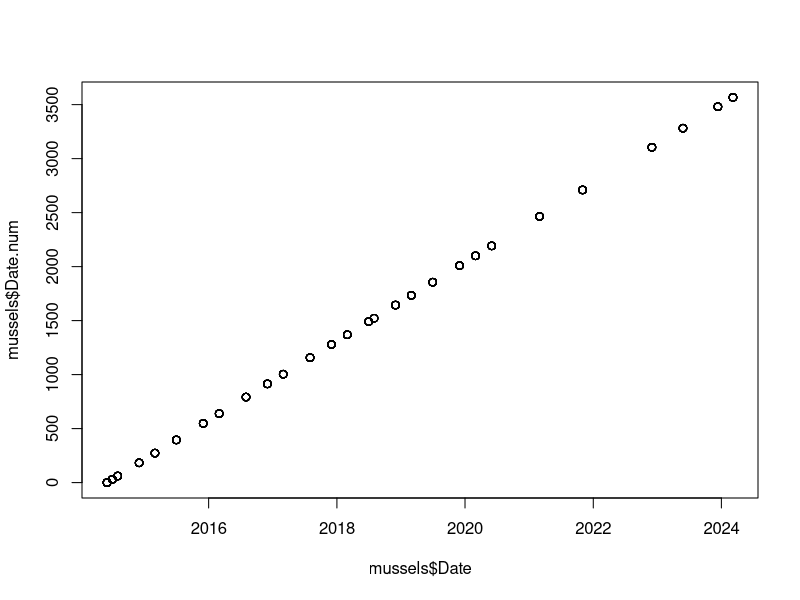
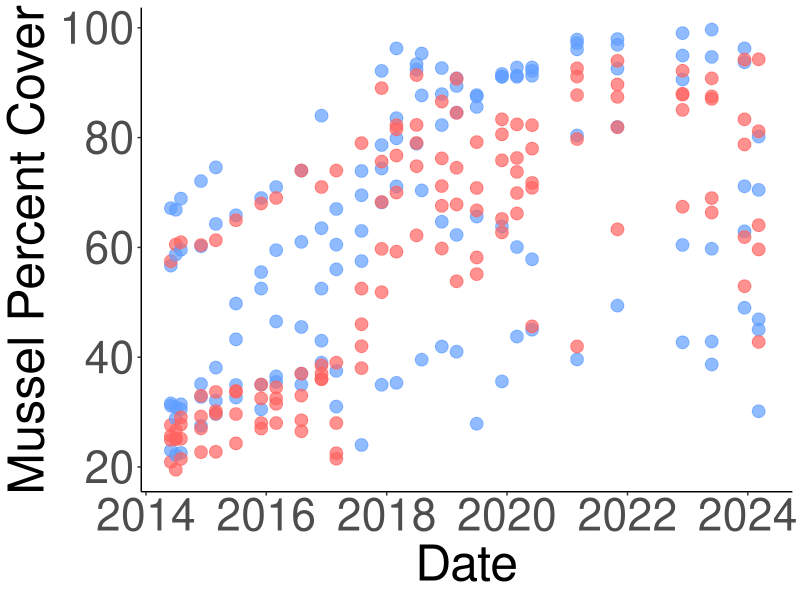
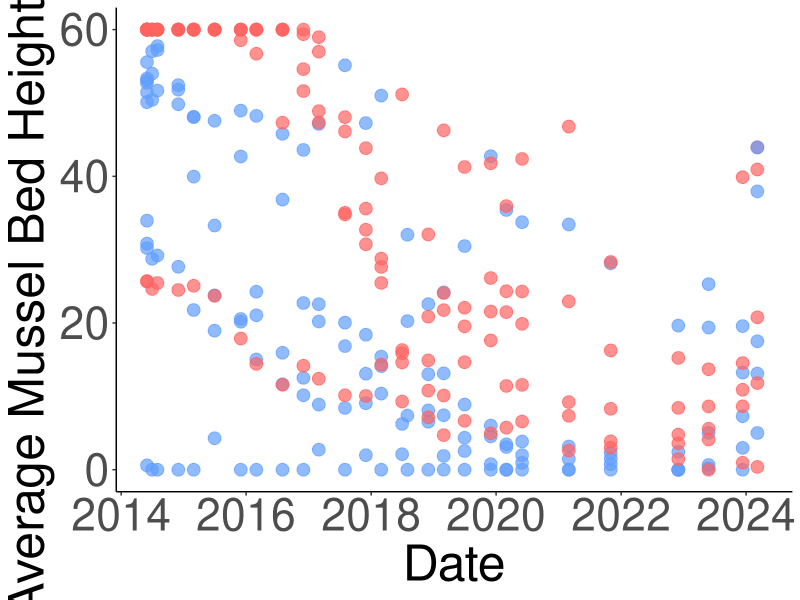
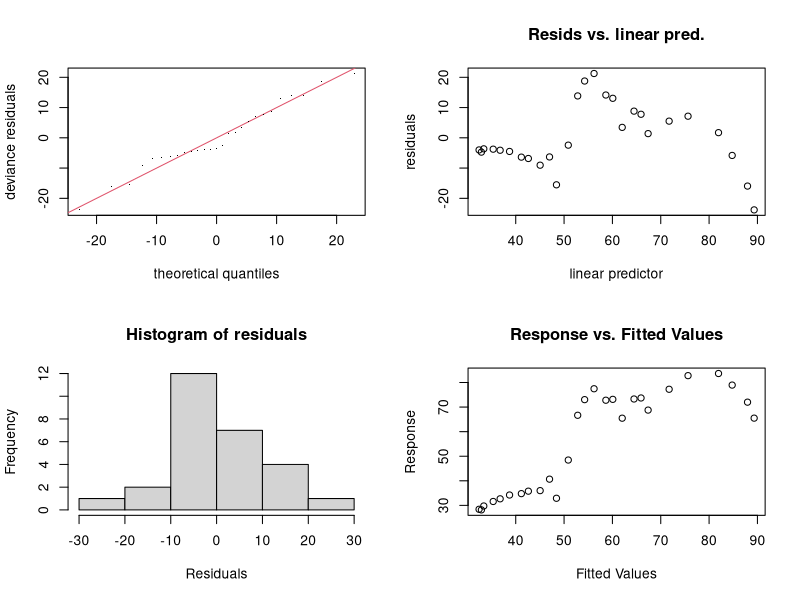
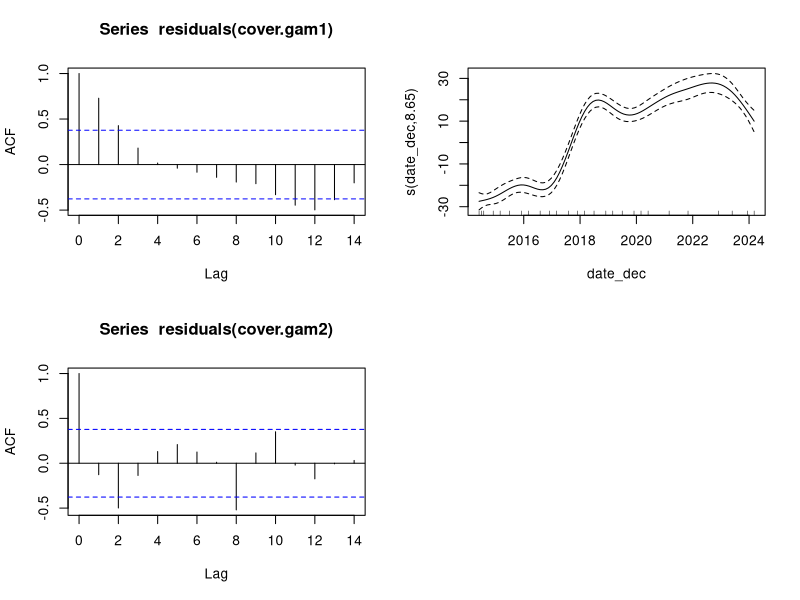
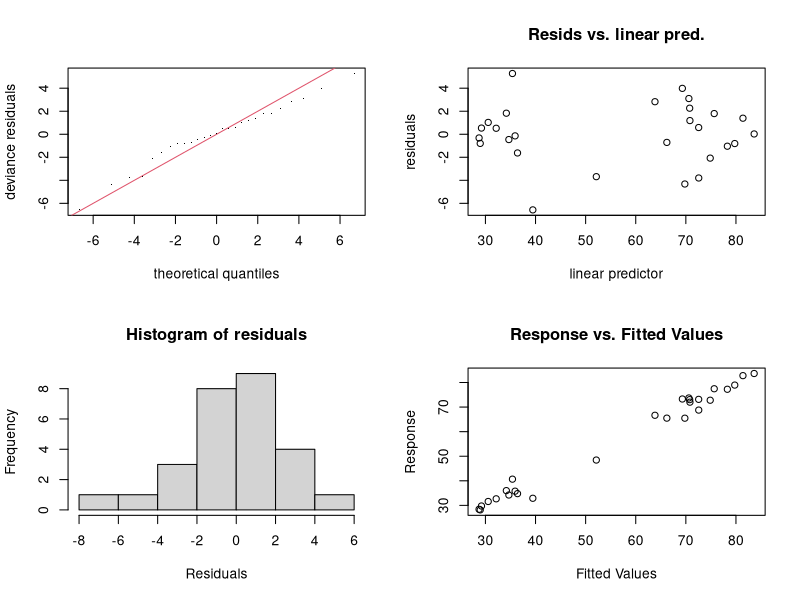
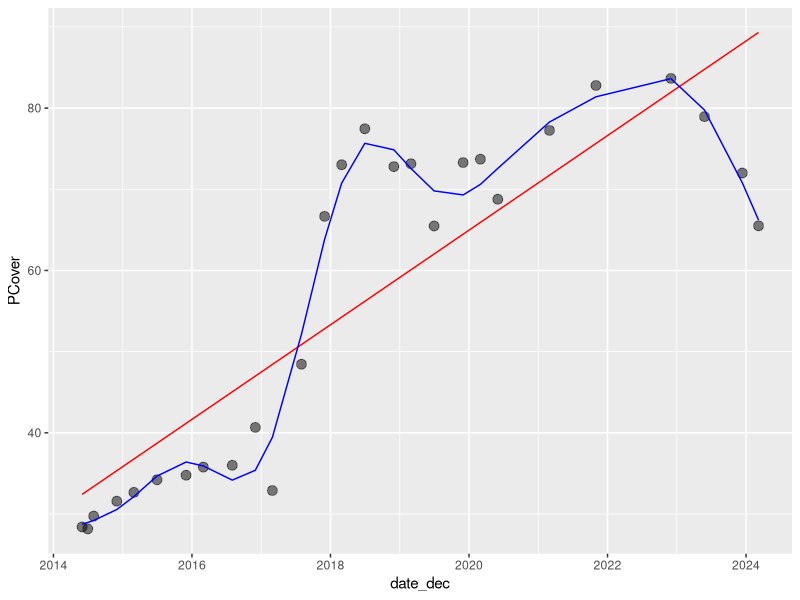
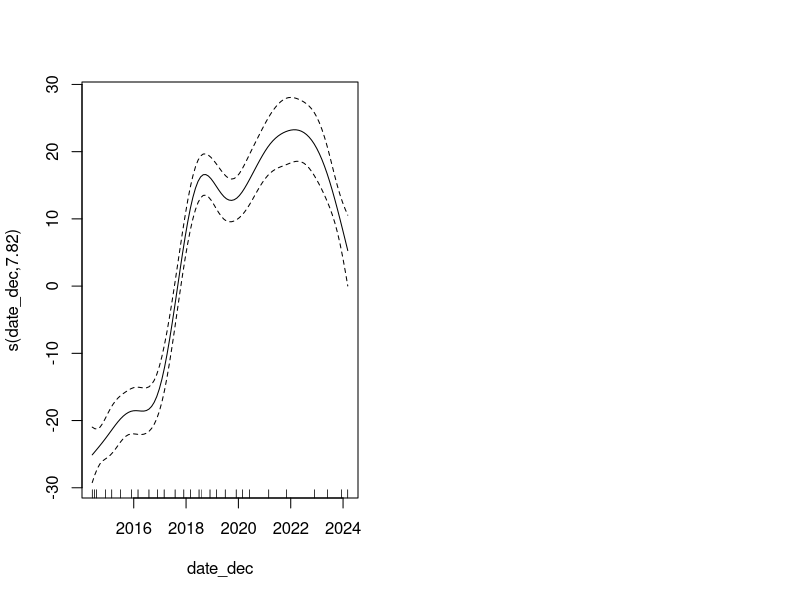

The R source for these figures, in order: (Note: this script raises an error after producing the figures.)
## ---- chunk 1
library(here)
library(tidyverse)
library(lubridate)
library(mgcv)

## ---- chunk 2
mussels <- read.csv(here("Data", "mussel_data.csv"))
## ---- chunk 3
# goes through the columns with the measurements every 10cm and if there is an NA it will be replaced with the value 60
cols <- c("M1..0", "M2..10", "M3..20", "M4..30", "M5..40", "M6..50", "M7..60", "M8..70", "M9..80")
mussels <- mussels %>% mutate(across(cols, ~ replace(., is.na(.), 60)))
## ---- chunk 4
#take the new average of the values in the individual measurement columns (columns 6 through 14) and store them in Avg.Height
mussels$Avg.Height <- rowMeans(mussels[ , c(6:14)], na.rm = TRUE)
## ---- chunk 5
# Change name of 4th and 5th columns of mussels
names(mussels)[4] <- "Area"
names(mussels)[5] <- "PCover"
## ---- chunk 6
# since I already calculated the Avg.Height for each plot, I'm getting rid of the columns with the 9 measurements per plot because we won't use them
mussels <- mussels %>% select(Date, Plot, Site, Area, PCover, Avg.Height)
## ---- chunk 7
mussels$Avg.Height <- as.numeric(mussels$Avg.Height)
## ---- chunk 8
mussels$Date <- dplyr::recode(mussels$Date, "Aug-14" = "2014/08/01", "Aug-16" = "2016/08/01", "Aug-17" = "2017/08/01", "Aug-18" = "2018/08/01", "Dec-14" = "2014/12/01", "Dec-15" = "2015/12/01", "Dec-16" = "2016/12/01", "Dec-17" = "2017/12/01", "Dec-18" = "2018/12/01", "Dec-19" = "2019/12/01", "Jul-14" = "2014/07/01", "Jul-15" = "2015/07/01", "Jul-18" = "2018/07/01", "Jul-19" = "2019/07/01", "Jun-14" = "2014/06/01", "Jun-20" = "2020/06/01", "Mar-15" = "2015/03/01", "Mar-16" = "2016/03/01", "Mar-17" = "2017/03/01", "Mar-18" = "2018/03/01", "Mar-19" = "2019/03/01", "Mar-20" = "2020/03/01", "Mar-21" = "2021/03/01", "Nov-21" = "2021/11/01", "Dec-22" = "2022/12/01", "May-23" = "2023/05/27", "Dec-23" = "2023/12/12", "Mar-24" = "2024/03/07")
## ---- chunk 9
mussels$Date <- as.Date(mussels$Date, "%Y/%m/%d")
## ---- chunk 10
mussels$Year <- year(mussels$Date)
## ---- chunk 11
mussels[,"WholePlot"] <- NA 
mussels$WholePlot <- str_sub(mussels$Plot, 1, nchar(mussels$Plot)-1) #gets rid of last character, which should be the letter
mussels$WholePlot <- as.numeric(mussels$WholePlot) #was in character, make it numeric
## ---- chunk 12
mussels$Site <- as.factor(mussels$Site)
mussels$Plot <- as.factor(mussels$Plot)
mussels$WholePlot <- as.factor(mussels$WholePlot)
## ---- chunk 13
mussels <- mussels %>% mutate(Date.num = as.numeric(Date - as.Date("2014-06-01"))) 
plot(mussels$Date, mussels$Date.num) #plotting to make sure it worked
## ---- chunk 14
mussels_wholeplot <- mussels %>% group_by(Date, Site, WholePlot, Date.num, Year) %>% summarize(PCover = mean(PCover))
## ---- chunk 15
#subsets out the last character in the "Plot" string, which should always be the plot letter (A or B) and stores it in new column
mussels$Letter <-  str_sub(mussels$Plot, -1)

# only keeping the B plots and plots 4A and 8A
mussels_B <- mussels %>% filter((Letter %in% "B") | (WholePlot == 4) | (WholePlot == 8))
## ---- chunk 16
group.colors <- c(West = "#ff6361", East = "#619eff")
## ---- chunk 17
FigS1A <- mussels_wholeplot %>% 
  ggplot(mapping=aes(x = Date, y = PCover, color = Site)) + 
      labs (x = "Date", y = "Mussel Percent Cover") + 
      theme(panel.background = element_blank(), 
          axis.line = element_line (colour = "black"), 
          axis.text = element_text(size = 32),
                axis.text.x = element_text(angle = 0, hjust = 0.5),
          axis.title = element_text(size = 36),
          legend.position = "none") + 
      geom_point(size=4,alpha = 0.7) + 
      scale_x_date(limits = as.Date(c("2014-06-01", "2024-04-01"))) +
  scale_color_manual(values=group.colors) +
  scale_fill_manual(values=group.colors)

FigS1A

#ggsave(here("Figures", "figS1A.png", height=3, width=3,scale = 3))
## ---- chunk 18
FigS1B <- mussels_B %>% 
  ggplot(mapping=aes(x = Date, y = Avg.Height, color = Site)) + 
      labs (x = "Date", y = "Average Mussel Bed Height (cm)") + 
      theme(panel.background = element_blank(), 
          axis.line = element_line (colour = "black"), 
          axis.text = element_text(size = 32),
                axis.text.x = element_text(angle = 0, hjust = 0.5),
          axis.title = element_text(size = 36),
          legend.position = "none") + 
      geom_point (size = 4, alpha = 0.7) + 
    scale_x_date(limits = as.Date(c("2014-06-01", "2024-04-01"))) +
  scale_color_manual(values=group.colors) +
  scale_fill_manual(values=group.colors)

FigS1B

#ggsave("Figures", "figS1B.png", height=3, width=3,scale = 3))
## ---- chunk 19
mussel_cover_avg <- mussels %>% group_by(Date, Site) %>% summarize(PCover = mean(PCover))
mussel_height_avg <- mussels_B %>% group_by(Date, Site) %>% summarize(Avg.Height = mean(Avg.Height), na.rm = TRUE)
## ---- chunk 20
mussel_cover_avg <- mussel_cover_avg %>% mutate(date_dec = decimal_date(Date))
mussel_cover_avg
## ---- chunk 21
#practice with one subset of the data first
mussel_cover_avg_sub <- mussel_cover_avg %>% filter(Site == "West")
## ---- chunk 22
## Linear
cover.gam1 <- gam(PCover ~ date_dec, data = mussel_cover_avg_sub)
summary(cover.gam1)

par(mfrow = c(2, 2))
gam.check(cover.gam1) # residuals exhibit curvilinear trend
fitted(cover.gam1)
acf(residuals(cover.gam1)) 
## ---- chunk 23
## Wiggly
cover.gam2 <- gam(PCover ~ s(date_dec), data = mussel_cover_avg_sub) #the s() function makes it a smoothed (non-linear) term
summary(cover.gam2) #R squared increased a lot
plot(cover.gam2) # "The mgcv package also includes a default plot() function to look at the smooths"

acf(residuals(cover.gam2)) 
par(mfrow = c(2,2))
gam.check(cover.gam2)
k.check(cover.gam2)
## ---- chunk 24
## Compare models - "Generally, the smaller the AIC, the “better” is the predictive performance of the model."
# Here we ask whether adding a smooth function to the linear model improves the fit of the model to our dataset.

AIC(cover.gam1, cover.gam2) # lower AIC = better performing model --> gam2 (with smoothed term) is better

#"Here, the AIC of the smooth GAM is lower, which indicates that adding a smoothing function improves model performance. Linearity is therefore not supported by our data."
## ---- chunk 25
#"when we compare the fit of the linear (red) and non-linear (blue) models, it is clear that the blue one is more appropriate for our dataset"
mussel_cover_avg_sub %>% 
  ggplot(aes(date_dec, PCover)) + 
  geom_point(size = 3, alpha = 0.5) + 
  geom_line(aes(y = fitted(cover.gam1)), color = "red") + 
  geom_line(aes(y = fitted(cover.gam2)), color = "blue")
## ---- chunk 26
mussel_cover_avg <- mussel_cover_avg %>% mutate(Site = as.factor(Site))
mussel_cover_avg
## ---- chunk 27
## Trying with no interaction between date and site
cover.gam1 <- gam(PCover ~ s(date_dec) + Site, data = mussel_cover_avg, method = "ML")
gam1_summary <- summary(cover.gam1)
gam1_summary$p.table
gam1_summary$s.table
par(mfrow = c(1, 2))
plot(cover.gam1, all.terms = TRUE)
acf(residuals(cover.gam1)) 
## ---- chunk 28
# USING THIS MODEL (see AIC below)
## With interaction between date and site
# https://r.qcbs.ca/workshop08/book-en/gam-with-interaction-terms.html

cover.gam2 <- gam(PCover ~ s(date_dec, by = Site) + Site, data = mussel_cover_avg, method = "ML") # this is default, thin plate regression spline
gam2_summary <- summary(cover.gam2)
gam2_summary$p.table
gam2_summary$s.table
par(mfrow = c(2, 2))
plot(cover.gam2, all.terms = TRUE) # the first two plots show the interaction effect of the date smooth and each level of the Site factor variable.
acf(residuals(cover.gam2)) 
## ---- chunk 29
## Check gam
par(mfrow = c(2, 2))
gam.check(cover.gam2)
## ---- chunk 30
## Compare models
AIC(cover.gam1, cover.gam2) #gam 1 has no interaction, gam 2 has interaction. This shows that including the interaction between date and site improves the model's performance

#overall, we're keeping GAM over LM, with the smoothed term (date) and with the date*site interaction (cover.gam2)
## ---- chunk 31
x_range <- range(mussel_cover_avg$date_dec)
x_new <- seq(from = x_range[1], to = x_range[2], by = 0.1)
x_new

site_levels <- unique(mussel_cover_avg$Site)
## ---- chunk 32
# Make the prediction dataframe
cover_pred <- expand.grid(x_new, site_levels) %>% 
  as_tibble() %>% 
  rename(date_dec = Var1, Site = Var2)
head(cover_pred)
## ---- chunk 33
# Predictions given the model
y_pred <- predict(cover.gam2, cover_pred, se.fit = TRUE)
y_pred
## ---- chunk 34
# 95% CI assuming normal distribution
upr <- y_pred$fit + (2 * y_pred$se.fit) 
lwr <- y_pred$fit - (2 * y_pred$se.fit)

cover_pred <- cover_pred %>%
  mutate(PCover = y_pred$fit, 
         upper = upr, 
         lower = lwr)
## ---- chunk 35
## Final plot with model output
Fig2A <- mussel_cover_avg %>% 
  ggplot(aes(date_dec, PCover, color = Site, fill = Site)) + 
  geom_ribbon(data = cover_pred, aes(ymin = lower, ymax = upper, 
                                 fill = Site, color = NULL), alpha = 0.5) + 
  geom_line(data = cover_pred, size =0.75) + 
  geom_point(size = 5, alpha = 0.7, pch = 21, color = "black") +
  theme_minimal() + 
  theme(panel.background = element_blank(), 
        axis.line = element_line (colour = "black"), 
        axis.text.y = element_text(size = 25),
        axis.text.x = element_text(angle = 0, hjust = 0.5, size=25),
        axis.title.y = element_text(size = 25),
        axis.title.x = element_text(size = 25),
        legend.position = "none") +
  scale_y_continuous(limits = c(10, 100)) + 
  labs(x = "Date", y = "Mussel Percent Cover") +
  scale_color_manual(values=group.colors) +
  scale_fill_manual(values=group.colors) 

Fig2A
#ggsave(here("Figures", "Fig2A.png", height=3, width=3, scale=3))
## ---- chunk 36
mussel_height_avg <- mussel_height_avg %>% mutate(date_dec = decimal_date(Date))
mussel_height_avg
## ---- chunk 37
#practice with one subset of the data first
mussel_height_avg_sub <- mussel_height_avg %>% filter(Site == "West")
## ---- chunk 38
## Linear
height.gam1 <- gam(Avg.Height ~ date_dec, data = mussel_height_avg_sub)
summary(height.gam1)

par(mfrow = c(2, 2))
gam.check(height.gam1) # residuals exhibit curvilinear trend
fitted(height.gam1)
acf(residuals(height.gam1)) 
## ---- chunk 39
## Wiggly
height.gam2 <- gam(Avg.Height ~ s(date_dec), data = mussel_height_avg_sub) #the s() function makes it a smoothed (non-linear) term
summary(height.gam2) #R squared increased a lot
plot(height.gam2) # "The mgcv package also includes a default plot() function to look at the smooths"

acf(residuals(height.gam2)) 
par(mfrow = c(2,2))
gam.check(height.gam2)
k.check(height.gam2)
## ---- chunk 40
## Compare models - "Generally, the smaller the AIC, the “better” is the predictive performance of the model."
# Here we ask whether adding a smooth function to the linear model improves the fit of the model to our dataset.

AIC(height.gam1, height.gam2) # lower AIC = better performing model --> gam2 (with smoothed term) is better

#"Here, the AIC of the smooth GAM is lower, which indicates that adding a smoothing function improves model performance. Linearity is therefore not supported by our data."
## ---- chunk 41
#"when we compare the fit of the linear (red) and non-linear (blue) models, it is clear that the blue one is more appropriate for our dataset"
mussel_height_avg_sub %>% 
  ggplot(aes(date_dec, Avg.Height)) + 
  geom_point(size = 3, alpha = 0.5) + 
  geom_line(aes(y = fitted(height.gam1)), color = "red") + 
  geom_line(aes(y = fitted(height.gam2)), color = "blue")
## ---- chunk 42
mussel_height_avg <- mussel_height_avg %>% mutate(Site = as.factor(Site))
mussel_height_avg
## ---- chunk 43
## Trying with no interaction between date and site
height.gam1 <- gam(Avg.Height ~ s(date_dec) + Site, data = mussel_height_avg, method = "ML")
gam1_summary <- summary(height.gam1)
gam1_summary$p.table
gam1_summary$s.table
par(mfrow = c(1, 2))
plot(height.gam1, all.terms = TRUE)
acf(residuals(height.gam1)) 
## ---- chunk 44
# USING THIS MODEL (see AIC below)
## With interaction between date and site
# https://r.qcbs.ca/workshop08/book-en/gam-with-interaction-terms.html

height.gam2 <- gam(Avg.Height ~ s(date_dec, by = Site) + Site, data = mussel_height_avg, method = "ML") # this is default, thin plate regression spline
gam2_summary <- summary(height.gam2)
gam2_summary$p.table
gam2_summary$s.table
par(mfrow = c(2, 2))
plot(height.gam2, all.terms = TRUE) # the first two plots show the interaction effect of the date smooth and each level of the Site factor variable.
acf(residuals(height.gam2)) 
## ---- chunk 45
## Check gam
par(mfrow = c(2, 2))
gam.check(height.gam2)
## ---- chunk 46
## Compare models
AIC(height.gam1, height.gam2) #gam 1 has no interaction, gam 2 has interaction. This shows that including the interaction between date and site improves the model's performance

#overall, we're keeping GAM over LM, with the smoothed term (date) and with the date*site interaction (height.gam2)
## ---- chunk 47
height.x_range <- range(mussel_height_avg$date_dec)
height.x_new <- seq(from = height.x_range[1], to = height.x_range[2], by = 0.1)
height.x_new

height.site_levels <- unique(mussel_height_avg$Site)
## ---- chunk 48
# Make the prediction dataframe
height_pred <- expand.grid(height.x_new, height.site_levels) %>% 
  as_tibble() %>% 
  rename(date_dec = Var1, Site = Var2)
head(height_pred)
## ---- chunk 49
# Predictions given the model
height.y_pred <- predict(height.gam2, height_pred, se.fit = TRUE)
height.y_pred
## ---- chunk 50
# 95% CI assuming normal distribution
height.upr <- height.y_pred$fit + (2 * height.y_pred$se.fit) 
height.lwr <- height.y_pred$fit - (2 * height.y_pred$se.fit)

height_pred <- height_pred %>%
  mutate(Avg.Height = height.y_pred$fit, 
         upper = height.upr, 
         lower = height.lwr)
## ---- chunk 51
## Final plot with model output
Fig2B <- mussel_height_avg %>% 
  ggplot(aes(date_dec, Avg.Height, color = Site, fill = Site)) + 
  geom_ribbon(data = height_pred, aes(ymin = height.lwr, ymax = height.upr, 
                                 fill = Site, color = NULL), alpha = 0.5) + 
  geom_line(data = height_pred) + 
  geom_point(size = 5, alpha = 0.7, pch = 21, color = "black") +
  theme_minimal() + 
  theme(panel.background = element_blank(), 
        axis.line = element_line (colour = "black"), 
        axis.text.x = element_text(angle = 0, hjust = 0.5),
        axis.text = element_text(size = 25),
        axis.title = element_text(size = 25),
        legend.position="none") +
  labs(x = "Date", y = "Mussel Bed Height (cm)") +  
  scale_color_manual(values=group.colors) +
  scale_fill_manual(values=group.colors)

Fig2B

#ggsave(here("Figures", "Fig2B.png", height=3, width=3, scale=3))

## ---- chunk 52
mussel_cover_yearly_avg <- mussels %>% group_by(Year, Site) %>% summarize(PCover = mean(PCover))
mussel_height_yearly_avg <- mussels_B %>% group_by(Year, Site) %>% summarize(Avg.Height = mean(Avg.Height))
#write.csv(mussel_cover_yearly_avg, file = here("Data", "Data for Models", "mussel_cover_yearly_avg.csv"), row.names = FALSE)  #to use in models script
#write.csv(mussel_height_yearly_avg, file = here("Data", "Data for Models", "mussel_height_yearly_avg.csv"), row.names= FALSE) #to use in models script
## ---- chunk 53
#write.csv(mussels, file = here("Data", "Data for Models", "mussels.csv"), row.names = FALSE)  #to use in models script
#write.csv(mussels_B, file = here("Data", "Data for Models", "mussels_B.csv"), row.names = FALSE)  #to use in models script
